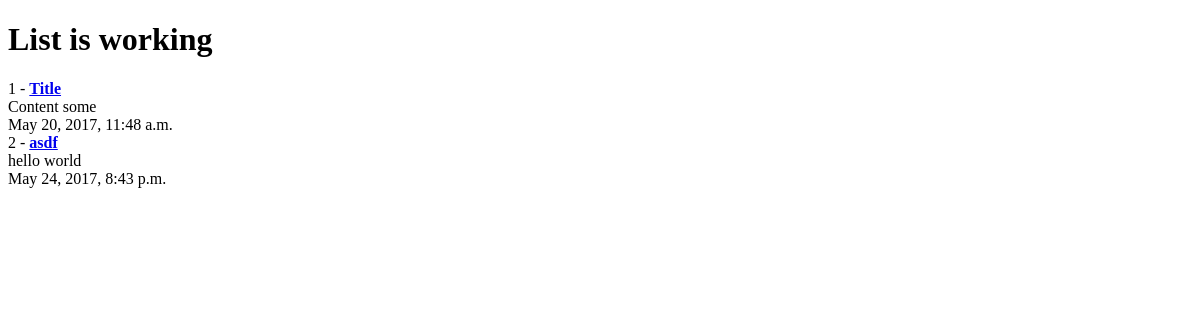
The app's page /posts/, older data.
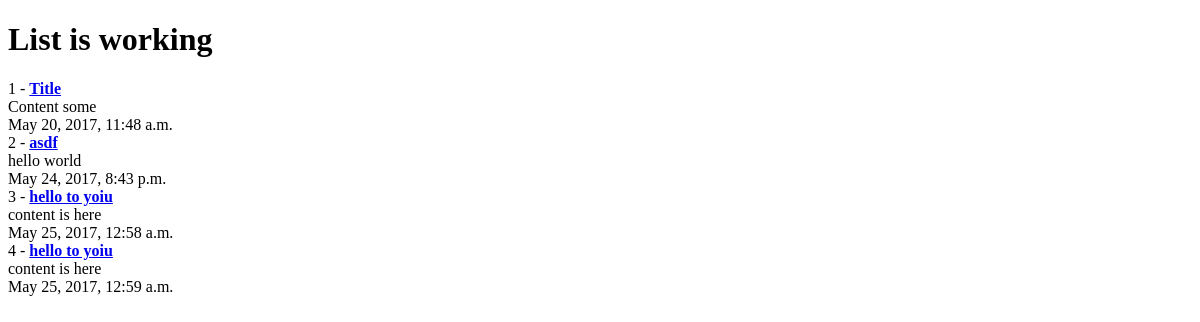
The same page, newer data.
### posts/models.py (models this page shows, shortened)
class Post(models.Model):
    title = models.CharField(max_length=120)
    content = models.TextField()
    updated = models.DateTimeField(auto_now=True, auto_now_add=False)
    timestamp = models.DateTimeField(auto_now=False, auto_now_add=True)
    def get_absolute_url(self):
        return reverse("detail" , kwargs={"id" :self.id})
    """     #<!-- href=/posts/{{obj.id}}-->
        #<!-- href="{% url 'detail' id=obj.id %}"-->
    """

### posts/views.py (the view)
def post_list(request): #retrive
    querySet = Post.objects.all()
    context = {
        "title" : "List",
        "object_list" : querySet
    }
    return render(request,"index.html",context)

### templates/index.html (shortened to what this page needs)
<!DOCTYPE html>
<html lang="en">
<head>
</head>
<body>
    <h1>{{title}} is working</h1>
    {% for obj in object_list %}
    {{obj.id}} - <a href="{{ obj.get_absolute_url }}"><strong>{{obj.title}}</strong></a></br>
        {{obj.content}}</br>
        {{obj.updated}}</br>
    {% endfor %}
</body>
</html>

Row changes from the older to the newer data that the page shows:
added Post: id "3", title "hello to yoiu", content "content is here", updated "May 25, 2017, 12:58 a.m."
added Post: id "4", title "hello to yoiu", content "content is here", updated "May 25, 2017, 12:59 a.m."
